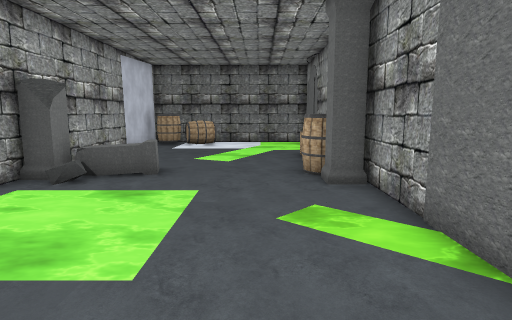
[1] (above)

14 first-person views from a walk through a Unity game level. The camera is 1.5 m above the floor, tilts 8° down and sees 75° across. Doors are open. The floor is counted in squares, 1 m on a side. Each view is taken from the middle of a square. On the plan, view 1 faces up. The plan holds only what a view shows up to about 15 squares ahead; the rest is blank. The place goes on beyond the plan. The player is left out. Some animated figures are not drawn. Some surface patterns are stand-ins.

[2]
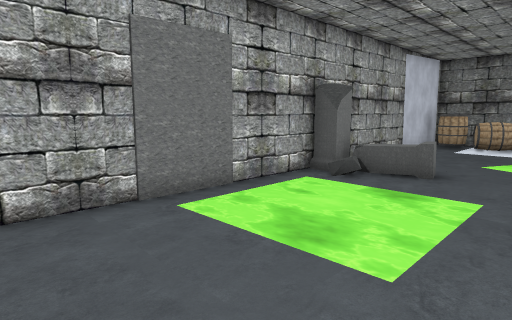

[3]
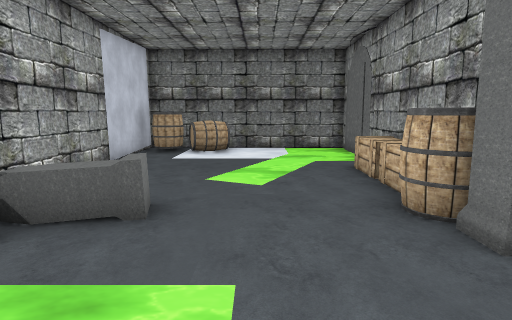

[4]
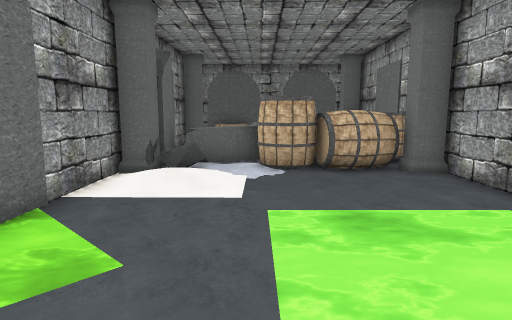

[5]
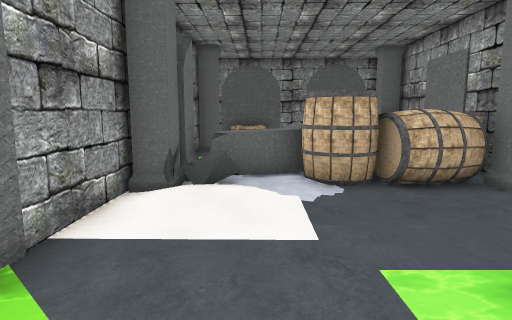

[6]
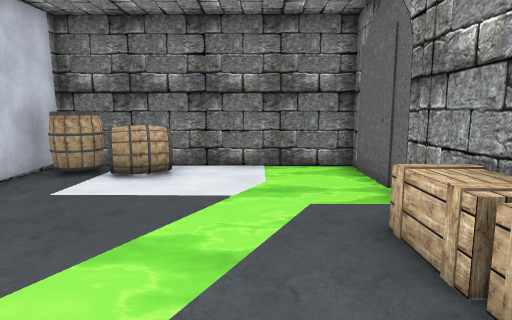

[7]
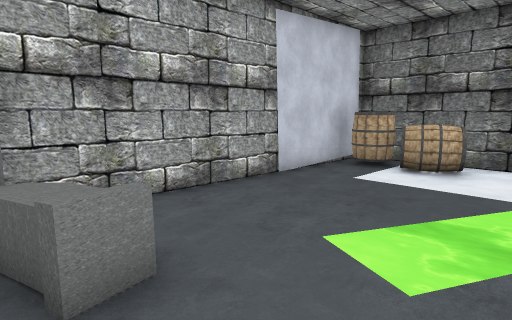

[8]
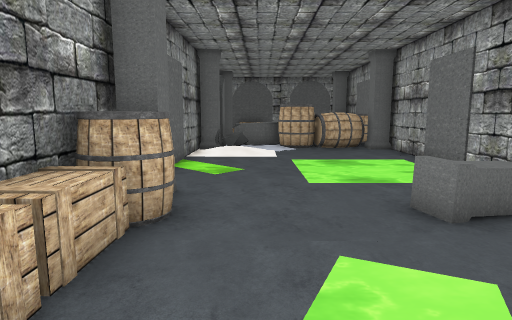

[9]
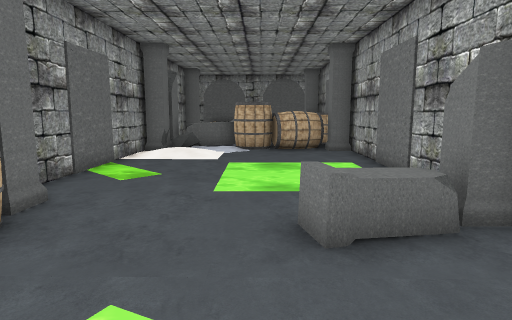

[10]
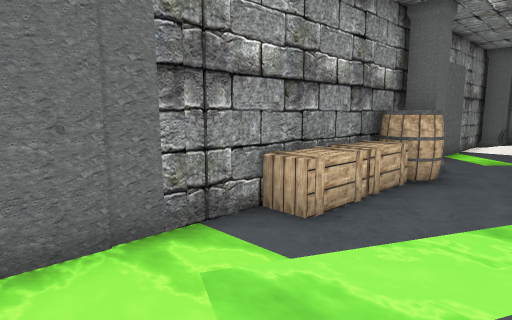

[11]
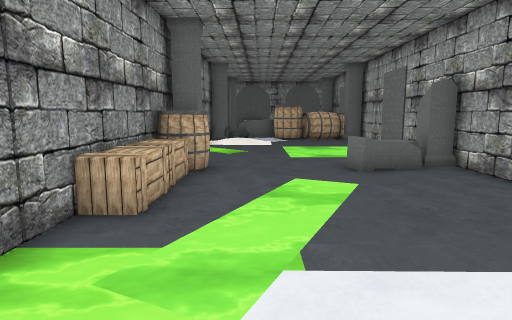

[12]
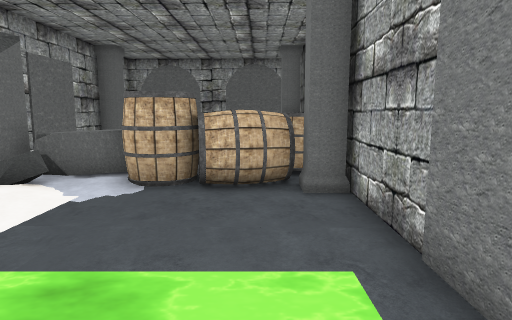

[13]
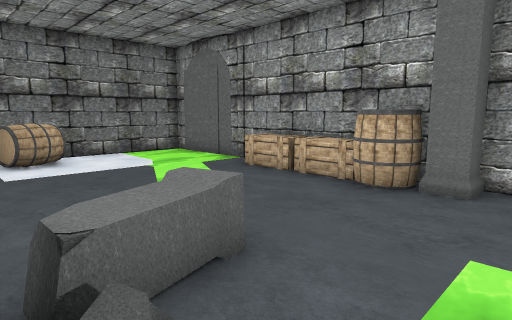

[14]
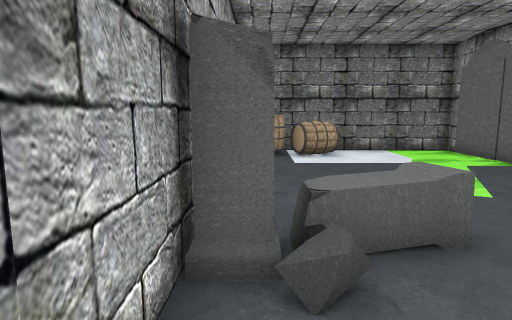

### Floor plan
Points are (right, up) in squares from view 1. A wall is a line through its corners. A room is listed if a view was taken in it or the views show most of it. See-through windows are left out.
Room 1 (views 1, 2, 3, 4, 5, 6, 7, 8, 9, 10, 11, 12, 13, 14)
walls: (2.5, 3.4) (2.7, 17.5); (2.7, 15.6) (2.6, 16); (2.5, -0.6) (2.5, 2.6); (2.8, 18.5) (-5.5, 18.6) (-5.8, -0.8); (-5.8, -2.1) (-5.9, -4.5)
ways out: open door at (-5.5, 3.5)
objects: other object (-5, -3) to (-5, -2); pillar (-5, -1); other object (-5, 8) to (-3, 9); other object (-5, 17) to (-4, 18); other object (-4, -1) to (-3, -1); other object (-3, 17) to (-2, 18); other object (-2, -2) to (-1, -1); other object (-1, -3) to (1, -1); other object (1, 9) to (2, 9); other object (2, -3) to (3, -2); other object (2, -1) to (2, 0); pillar (2, 8); crate (2, 10) to (2, 11); crate (2, 12) to (2, 13); arch (3, 18)

Where each view was taken, in squares from view 1:
view 1: 0 up, 0 right, facing up
view 2: 0 up, 0 right, facing up-left
view 3: 4 up, 1 left, facing up
view 4: 8 up, 1 left, facing down
view 5: 6 up, 0 right, facing down
view 6: 9 up, 0 right, facing up
view 7: 8 up, 0 right, facing up-left
view 8: 14 up, 0 right, facing down
view 9: 13 up, 2 left, facing down
view 10: 17 up, 1 left, facing down-right
view 11: 18 up, 0 right, facing down
view 12: 6 up, 4 left, facing down
view 13: 6 up, 5 left, facing up-right
view 14: 5 up, 5 left, facing up
